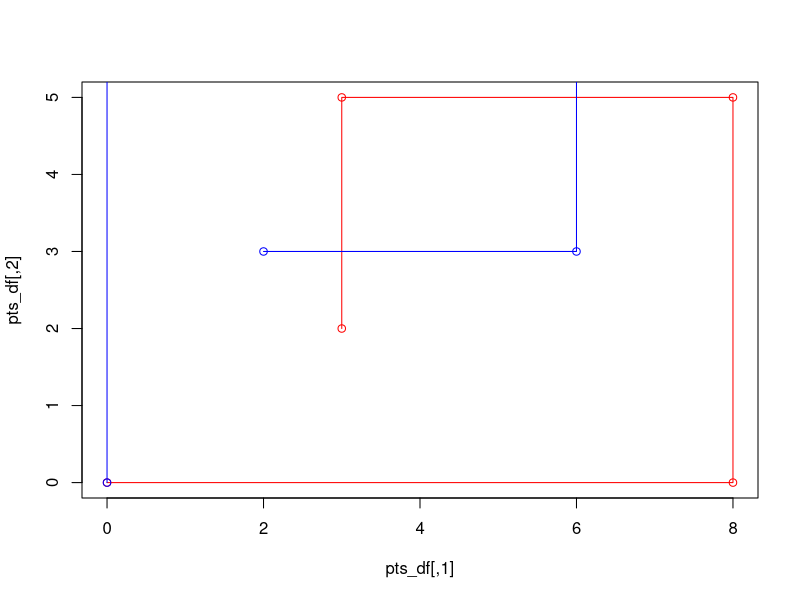
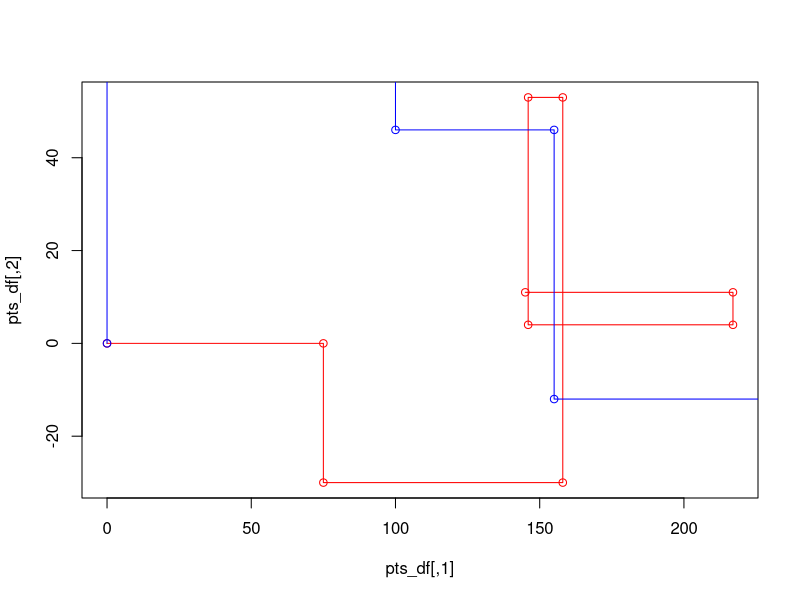

R code for these plots, in order:
next_point <- function(current_point, code) {
  direction <- substr(code, 1, 1)
  distance <- as.numeric(substr(code, 2, nchar(code)))
  switch(
    direction,
    "R" = current_point[1] <- current_point[1] + distance,
    "L" = current_point[1] <- current_point[1] - distance,
    "U" = current_point[2] <- current_point[2] + distance,
    "D" = current_point[2] <- current_point[2] - distance
  )
  current_point
}

wire_points <- function(wire, start = c(0, 0)) {
  codes <- strsplit(wire, ",")[[1]]
  res <- list(start)
  for (i in seq_along(codes)) {
    res[[i + 1]] <- next_point(res[[i]], codes[i])
  }
  res
}

plot_wire <- function(wire, start = c(0, 0), color = "black", first = FALSE) {
  pts <- wire_points(wire, start)
  pts_df <- t(data.frame(pts))
  if (first) {
    plot(pts_df, type = "l", col = color)
    points(pts_df, col = color)
  } else {
    lines(pts_df, col = color)
    points(pts_df, col = color)
  }
}

wire1 <- "R8,U5,L5,D3"
wire2 <- "U7,R6,D4,L4"
plot_wire(wire1, color = "red", first = TRUE)
plot_wire(wire2, color = "blue")

wire1 <- "R75,D30,R83,U83,L12,D49,R71,U7,L72"
wire2 <- "U62,R66,U55,R34,D71,R55,D58,R83"
plot_wire(wire1, color = "red", first = TRUE)
plot_wire(wire2, color = "blue")
